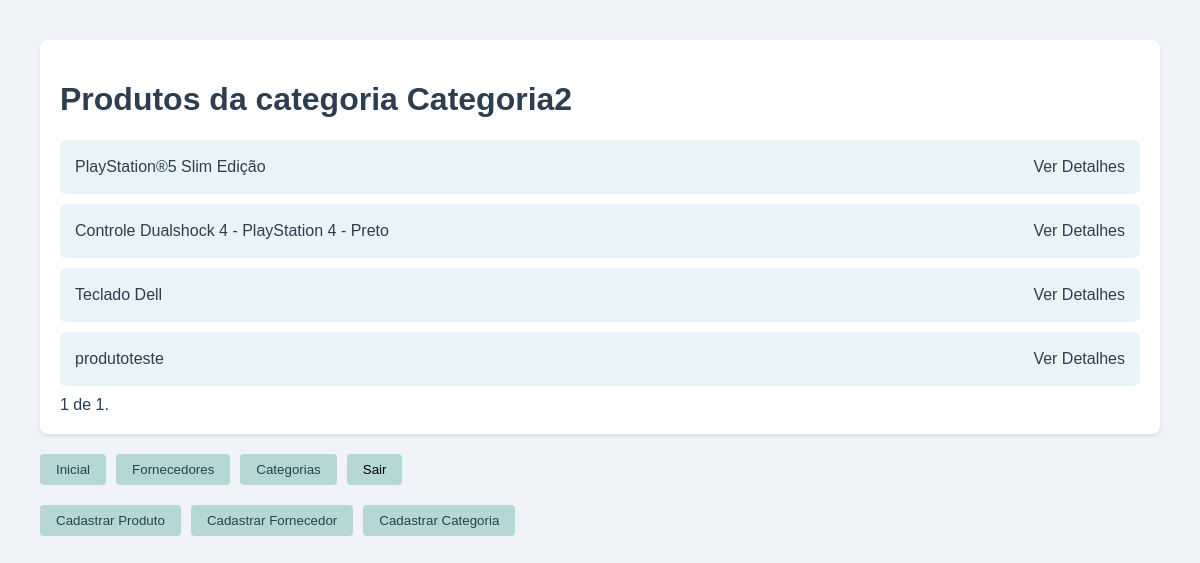
The app's page /categorias/Categoria2 (signed in), older data.
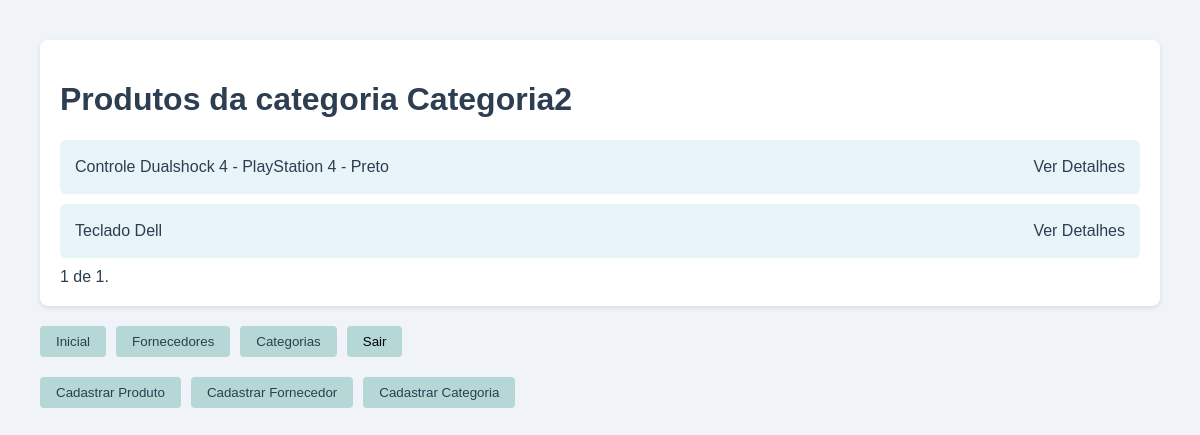
The same page, newer data.
### core/models.py (models this page shows, shortened)
class Produto(models.Model):
    nome = models.CharField(max_length=200)
    codigo = models.CharField(max_length=10, unique=True)
    descricao = models.TextField(blank=True)
    preco = models.DecimalField(max_digits=10, decimal_places=2)
    quantidade = models.IntegerField()
    data_criacao = models.DateField(default=date.today)
    fornecedor = models.ForeignKey(Fornecedor, on_delete=models.CASCADE, blank=True)
    categorias = models.ManyToManyField(Categoria, blank=True, related_name='produtos')

### core/views.py (the view)
# urls.py: path('categorias/<str:categoria_nome>', views.ProdutosCategoriasView.as_view(), name='categorias_produtos'),
class ProdutosCategoriasView(LoginRequiredMixin, ListView):
    model = Produto
    template_name = 'core/categorias_produtos.html'
    context_object_name = 'produtos'
    paginate_by = 5
    page_kwarg = "pagina"
    def get_queryset(self):
        categoria_nome = self.kwargs['categoria_nome']
        return Produto.objects.filter(categorias__nome=categoria_nome)
    def get_context_data(self, **kwargs):
        context = super().get_context_data(**kwargs)
        context['categoria'] = Categoria.objects.get(nome=self.kwargs['categoria_nome'])
        return context

### core/templates/core/categorias_produtos.html (shortened to what this page needs)
{% extends 'core/base.html' %}
{% load static %}
{% load preserve_url %}
{% block content %}
    <div id="box">
        <h1>Produtos da categoria {{ categoria.nome }}</h1>
        {% for produto in produtos %}
            <div class="item-card">
                <p>{{ produto.nome }}</p>
                <a href="{% url 'details' produto.id %}">Ver Detalhes</a>
            </div>
        {% empty %}
            <p>Não há produtos cadastrados para esta categoria.</p>
        {% endfor %}
        <span>
            {{ page_obj.number }} de {{ page_obj.paginator.num_pages }}.
        </span>
    </div>
{% endblock %}

Row changes from the older to the newer data that the page shows:
removed Produto: nome "PlayStation®5 Slim Edição"
removed Produto: nome "produtoteste"
